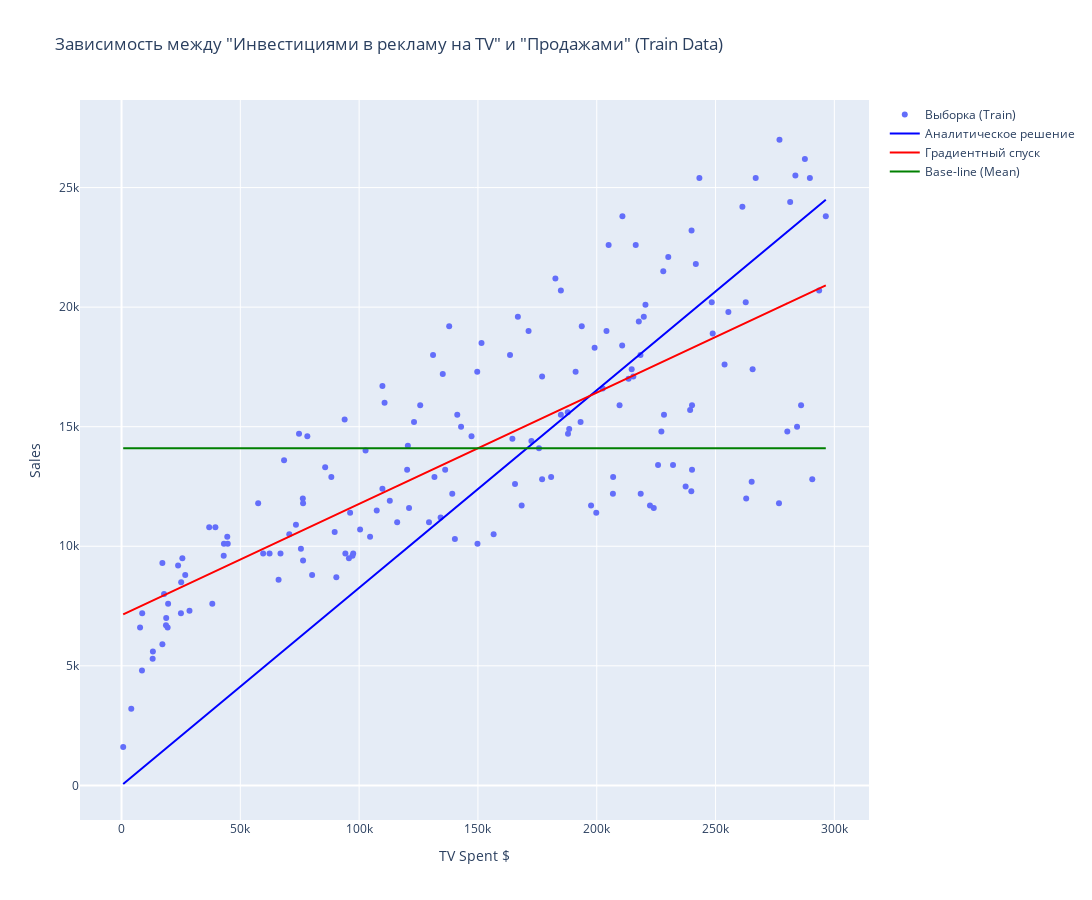

The cell this chart's notebook holds for it:
### Code cell
# визуализируем
fig = go.Figure()

# обучающая выборка
fig.add_scatter(
    x=X_train, y=y_train, mode='markers',
    name='Выборка (Train)'
)

# добавим линию для аналитической модели
fig.add_scatter(
    x=X_train,
    y=preds_train_analytical,
    mode='lines',
    name='Аналитическое решение',
    line=dict(color='blue')
)

# добавим линию для градиентного спуска
fig.add_scatter(
    x=X_train,
    y=preds_train_gradient,
    mode='lines',
    name='Градиентный спуск',
    line=dict(color='red')
)

# добавим линию для base-line модели
fig.add_scatter(
    x=X_train,
    y=mean_preds_train,
    mode='lines',
    name='Base-line (Mean)',
    line=dict(color='green')
)

fig.update_layout(
    title='Зависимость между "Инвестициями в рекламу на TV" и "Продажами" (Train Data)',
    xaxis_title='TV Spent $',
    yaxis_title='Sales',
    height=900,
    width=1200,
)

fig.show()

### Figure 1 — Plotly figure (JSON) as saved in the notebook; plotly's stock layout.template omitted (floating-point values rounded to 4 significant figures; data arrays with more than 128 entries replaced by an {"elided": "..."} marker saying what was removed)
{"data": [{"mode": "markers", "name": "Выборка (Train)", "type": "scatter", "x": {"elided": "160 int values"}, "y": {"elided": "160 int values"}}, {"line": {"color": "blue"}, "mode": "lines", "name": "Аналитическое решение", "type": "scatter", "x": {"elided": "160 int values"}, "y": {"elided": "160 float values"}}, {"line": {"color": "red"}, "mode": "lines", "name": "Градиентный спуск", "type": "scatter", "x": {"elided": "160 int values"}, "y": {"elided": "160 float values"}}, {"line": {"color": "green"}, "mode": "lines", "name": "Base-line (Mean)", "type": "scatter", "x": {"elided": "160 int values"}, "y": {"elided": "160 int values"}}], "layout": {"height": 900, "title": {"text": "Зависимость между \"Инвестициями в рекламу на TV\" и \"Продажами\" (Train Data)"}, "width": 1200, "xaxis": {"title": {"text": "TV Spent $"}}, "yaxis": {"title": {"text": "Sales"}}}}
